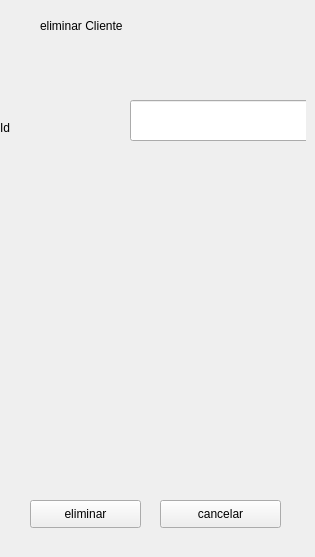
               <widget class="QWidget" name="eliminarC">
                <widget class="QWidget" name="widget_16" native="true">
                 <property name="geometry">
                  <rect>
                   <x>0</x>
                   <y>10</y>
                   <width>306</width>
                   <height>538</height>
                  </rect>
                 </property>
                 <widget class="QLineEdit" name="lineEdit_70">
                  <property name="geometry">
                   <rect>
                    <x>130</x>
                    <y>90</y>
                    <width>181</width>
                    <height>41</height>
                   </rect>
                  </property>
                 </widget>
                 <widget class="QLabel" name="label_84">
                  <property name="geometry">
                   <rect>
                    <x>40</x>
                    <y>0</y>
                    <width>241</width>
                    <height>31</height>
                   </rect>
                  </property>
                  <property name="text">
                   <string>eliminar Cliente</string>
                  </property>
                 </widget>
                 <widget class="QLabel" name="label_85">
                  <property name="geometry">
                   <rect>
                    <x>0</x>
                    <y>110</y>
                    <width>55</width>
                    <height>16</height>
                   </rect>
                  </property>
                  <property name="text">
                   <string>Id</string>
                  </property>
                 </widget>
                 <widget class="QPushButton" name="pushButton_27">
                  <property name="geometry">
                   <rect>
                    <x>30</x>
                    <y>490</y>
                    <width>111</width>
                    <height>28</height>
                   </rect>
                  </property>
                  <property name="text">
                   <string>eliminar</string>
                  </property>
                  <property name="icon">
                   <iconset>
                    <normaloff>img/basura.png</normaloff>img/basura.png</iconset>
                  </property>
                  <property name="iconSize">
                   <size>
                    <width>28</width>
                    <height>28</height>
                   </size>
                  </property>
                 </widget>
                 <widget class="QPushButton" name="pushButton_28">
                  <property name="geometry">
                   <rect>
                    <x>160</x>
                    <y>490</y>
                    <width>121</width>
                    <height>28</height>
                   </rect>
                  </property>
                  <property name="text">
                   <string>cancelar</string>
                  </property>
                  <property name="icon">
                   <iconset>
                    <normaloff>img/cancelar.png</normaloff>img/cancelar.png</iconset>
                  </property>
                  <property name="iconSize">
                   <size>
                    <width>28</width>
                    <height>28</height>
                   </size>
                  </property>
                 </widget>
                </widget>
               </widget>
